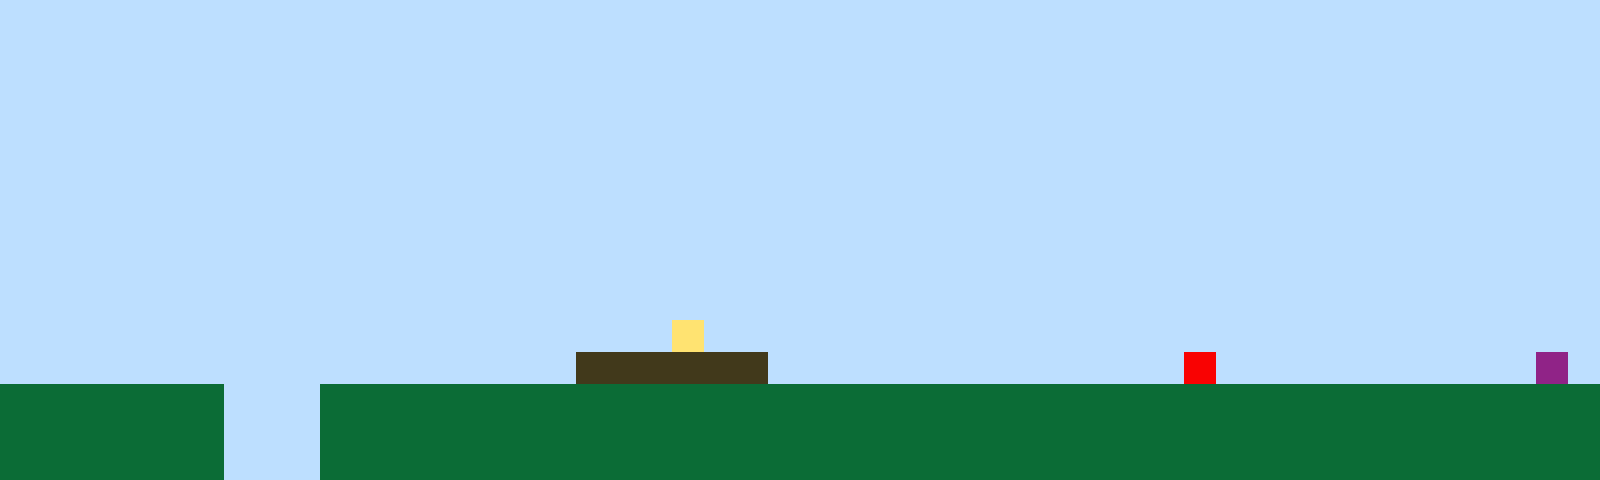

A level layout from a 2D game, rendered from its tile map. Below: a short description, then the map file with its tile-grid data intact:
An orthogonal 50x15 tile map with 32x32 px tiles, 1 tile layer (Tile Layer 1).

<map version="1.10" tiledversion="1.11.2" orientation="orthogonal" renderorder="right-up" width="50" height="15" tilewidth="32" tileheight="32" infinite="0" nextlayerid="2" nextobjectid="1"><editorsettings><export target="map1.csv" format="csv" /></editorsettings><tileset firstgid="1" name="sprites" tilewidth="32" tileheight="32" tilecount="6" columns="3"><image source="sprites.png" width="96" height="64" /></tileset><layer id="1" name="Tile Layer 1" width="50" height="15"><data encoding="csv">1,1,1,1,1,1,1,1,1,1,1,1,1,1,1,1,1,1,1,1,1,1,1,1,1,1,1,1,1,1,1,1,1,1,1,1,1,1,1,1,1,1,1,1,1,1,1,1,1,1,1,1,1,1,1,1,1,1,1,1,1,1,1,1,1,1,1,1,1,1,1,1,1,1,1,1,1,1,1,1,1,1,1,1,1,1,1,1,1,1,1,1,1,1,1,1,1,1,1,1,1,1,1,1,1,1,1,1,1,1,1,1,1,1,1,1,1,1,1,1,1,1,1,1,1,1,1,1,1,1,1,1,1,1,1,1,1,1,1,1,1,1,1,1,1,1,1,1,1,1,1,1,1,1,1,1,1,1,1,1,1,1,1,1,1,1,1,1,1,1,1,1,1,1,1,1,1,1,1,1,1,1,1,1,1,1,1,1,1,1,1,1,1,1,1,1,1,1,1,1,1,1,1,1,1,1,1,1,1,1,1,1,1,1,1,1,1,1,1,1,1,1,1,1,1,1,1,1,1,1,1,1,1,1,1,1,1,1,1,1,1,1,1,1,1,1,1,1,1,1,1,1,1,1,1,1,1,1,1,1,1,1,1,1,1,1,1,1,1,1,1,1,1,1,1,1,1,1,1,1,1,1,1,1,1,1,1,1,1,1,1,1,1,1,1,1,1,1,1,1,1,1,1,1,1,1,1,1,1,1,1,1,1,1,1,1,1,1,1,1,1,1,1,1,1,1,1,1,1,1,1,1,1,1,1,1,1,1,1,1,1,1,1,1,1,1,1,1,1,1,1,1,1,1,1,1,1,1,1,1,1,1,1,1,1,1,1,1,1,1,1,1,1,1,1,1,1,1,1,1,1,1,1,1,1,1,1,1,1,1,1,1,1,1,1,1,1,1,1,1,1,1,1,1,1,1,1,1,1,1,1,1,1,1,1,1,1,1,1,1,1,1,1,1,1,1,1,1,1,1,1,1,1,1,1,1,1,1,1,1,1,1,1,1,1,1,1,1,1,1,1,1,1,1,1,1,1,1,1,1,1,1,1,1,1,1,1,1,1,1,1,1,1,1,1,1,1,1,1,1,1,1,1,1,1,1,1,1,1,1,1,1,1,1,1,1,1,1,1,1,1,1,1,1,1,1,1,1,1,1,1,1,1,1,1,1,1,1,1,1,1,4,1,1,1,1,1,1,1,1,1,1,1,1,1,1,1,1,1,1,1,1,1,1,1,1,1,1,1,1,1,1,1,1,1,1,1,1,1,1,1,1,1,1,1,1,1,1,3,3,3,3,3,3,1,1,1,1,1,1,1,1,1,1,1,1,1,5,1,1,1,1,1,1,1,1,1,1,6,1,2,2,2,2,2,2,2,1,1,1,2,2,2,2,2,2,2,2,2,2,2,2,2,2,2,2,2,2,2,2,2,2,2,2,2,2,2,2,2,2,2,2,2,2,2,2,2,2,2,2,2,2,2,2,2,2,2,1,1,1,2,2,2,2,2,2,2,2,2,2,2,2,2,2,2,2,2,2,2,2,2,2,2,2,2,2,2,2,2,2,2,2,2,2,2,2,2,2,2,2,2,2,2,2,2,2,2,1,1,1,2,2,2,2,2,2,2,2,2,2,2,2,2,2,2,2,2,2,2,2,2,2,2,2,2,2,2,2,2,2,2,2,2,2,2,2,2,2,2,2</data></layer></map>
